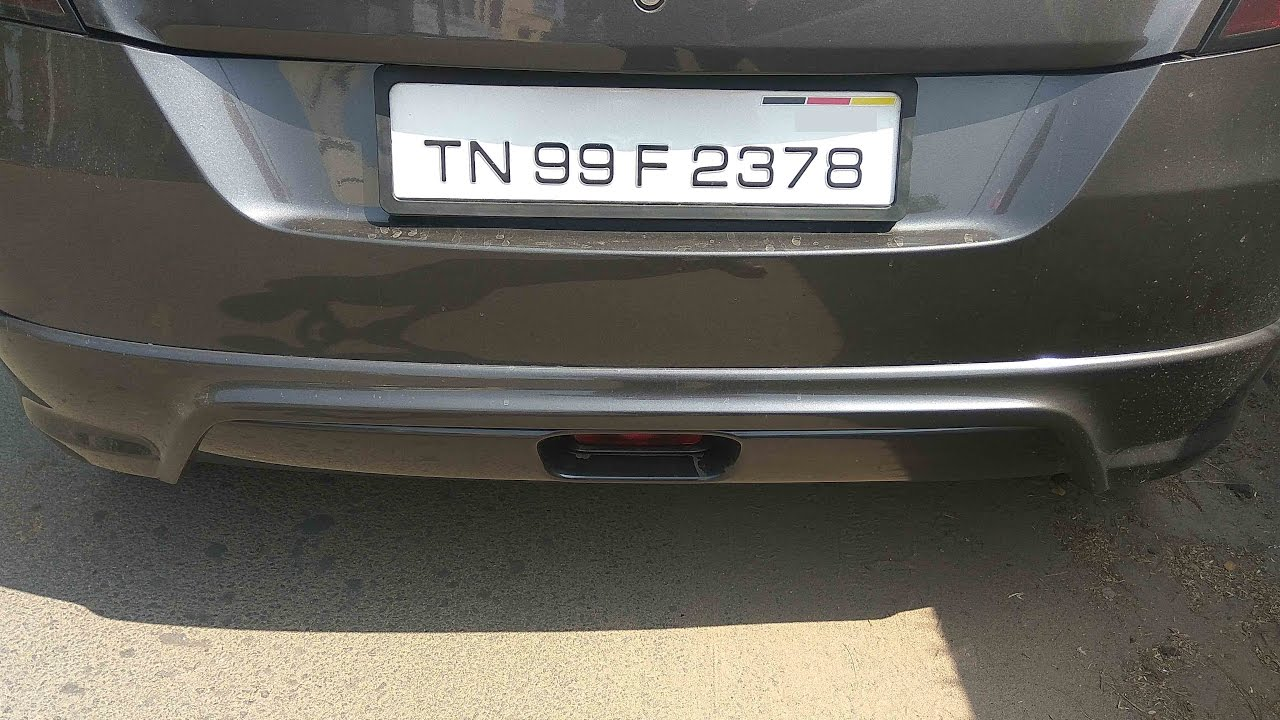
#> input picture LicensePlate/car1.jpg, 1280 x 720 px; its folder holds only this picture in this run
$ jupyter execute LicensePlateNumberDetection.ipynb
#> lines starting #> are read from the running program, lines starting #| are printed output that depends on the picture; after the words box and inside, x2 and y2 are one past the last pixel; in counts of white or black regions, pixels touching at a corner belong together
[cell 1]
import cv2
import numpy as np

carCascade = cv2.CascadeClassifier('./haarcascades/haarcascade_russian_plate_number.xml')

for i in range(1,7):
    img_name = 'car'+str(i)+'.jpg'
    img = cv2.imread(img_name)
#> img is the input picture: shape (720, 1280, 3); mean B, G, R 91.7, 98.5, 100.7

    plates = carCascade.detectMultiScale(img,scaleFactor=1.2,
        minNeighbors = 5, minSize=(25,25))
#> plates = [[360, 43, 615, 205]]

    for (x,y,w,h) in plates:
        cv2.rectangle(img,(x,y),(x+w,y+h),(255,255,0),2)
        plate = img[y: y+h, x:x+w]
        plate = cv2.blur(plate,ksize=(20,20))
        # put the blurred plate into the original image
        img[y: y+h, x:x+w] = plate
#> this loop made 1 pass
#> pass 1, `plate = img[y: y+h, x:x+w]`:
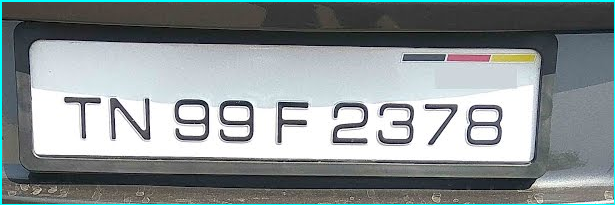
#> plate: shape (205, 615, 3); mean B, G, R 147.5, 146.1, 138.5
#> pass 1, `plate = cv2.blur(plate,ksize=(20,20))`:
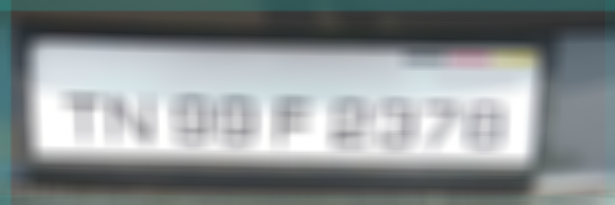
#> plate: shape (205, 615, 3); mean B, G, R 146.5, 145.1, 138.9
#> after the loop:
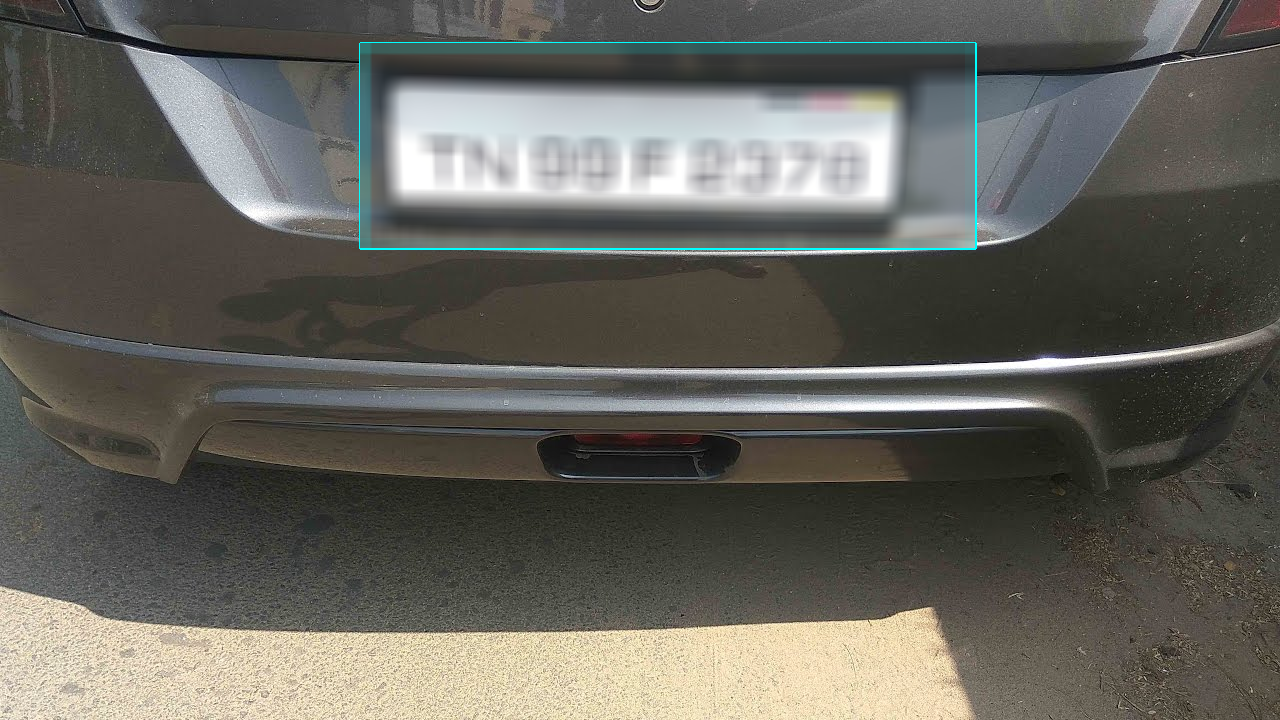
#> img: shape (720, 1280, 3); 13.48% of pixels changed, all inside (x1, y1, x2, y2) = (359, 42, 977, 250)
    res_img = 'result'+str(i)+'.jpg'
    cv2.imwrite(res_img, img)
